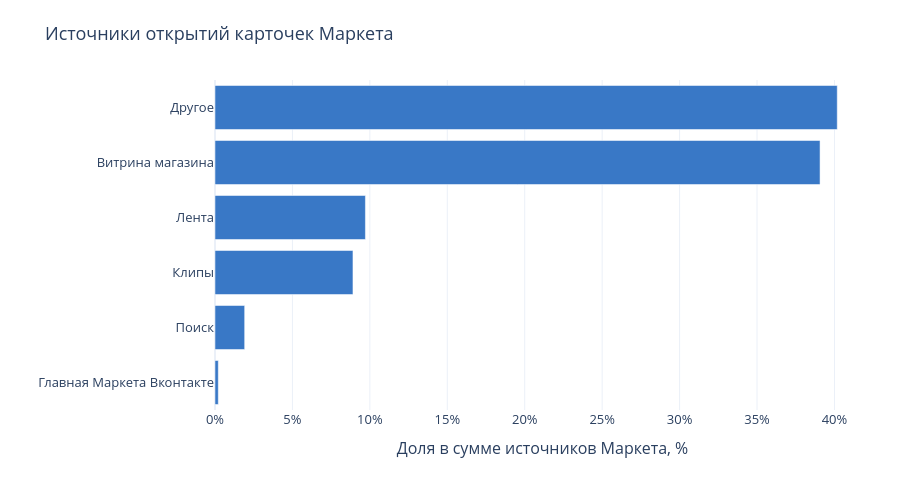

Notebook code cell kept with this figure:
### Markdown cell above
### Интерактивно: откуда открывают карточки Маркета
Доли относятся к сумме учтённых источников открытий Маркета. «Другое» сохранено; данных о заказах по источникам нет.

### Code cell
role_plot = role.sort_values('Доля открытий Маркета, %')
fig = go.Figure(go.Bar(x=role_plot['Доля открытий Маркета, %'], y=role_plot.index, orientation='h',
                       marker_color='#3978C6', customdata=role_plot['Открытия Маркета'],
                       hovertemplate='%{y}<br>Доля: %{x:.2f}%<br>Открытий: %{customdata:,.0f}<extra></extra>'))
fig.update_xaxes(rangemode='tozero', ticksuffix='%')
show_plotly(fig, 'Источники открытий карточек Маркета', 'Доля в сумме источников Маркета, %', '', 500)

### Figure 1 — Plotly figure (JSON) as saved in the notebook; plotly's stock layout.template omitted (floating-point values rounded to 4 significant figures)
{"data": [{"customdata": [412800.0, 3708000.0, 17240000.0, 18800000.0, 75600000.0, 77750000.0], "hovertemplate": "%{y}<br>Доля: %{x:.2f}%<br>Открытий: %{customdata:,.0f}<extra></extra>", "marker": {"color": "#3978C6"}, "orientation": "h", "type": "bar", "x": [0.2133, 1.916, 8.909, 9.713, 39.07, 40.18], "y": ["Главная Маркета Вконтакте", "Поиск", "Клипы", "Лента", "Витрина магазина", "Другое"]}], "layout": {"font": {"size": 13}, "height": 500, "hoverlabel": {"namelength": -1}, "legend": {"title": {"text": "Канал"}}, "margin": {"b": 90, "l": 70, "r": 30, "t": 80}, "title": {"text": "Источники открытий карточек Маркета"}, "xaxis": {"rangemode": "tozero", "ticksuffix": "%", "title": {"text": "Доля в сумме источников Маркета, %"}}, "yaxis": {"title": {"text": ""}}}}
